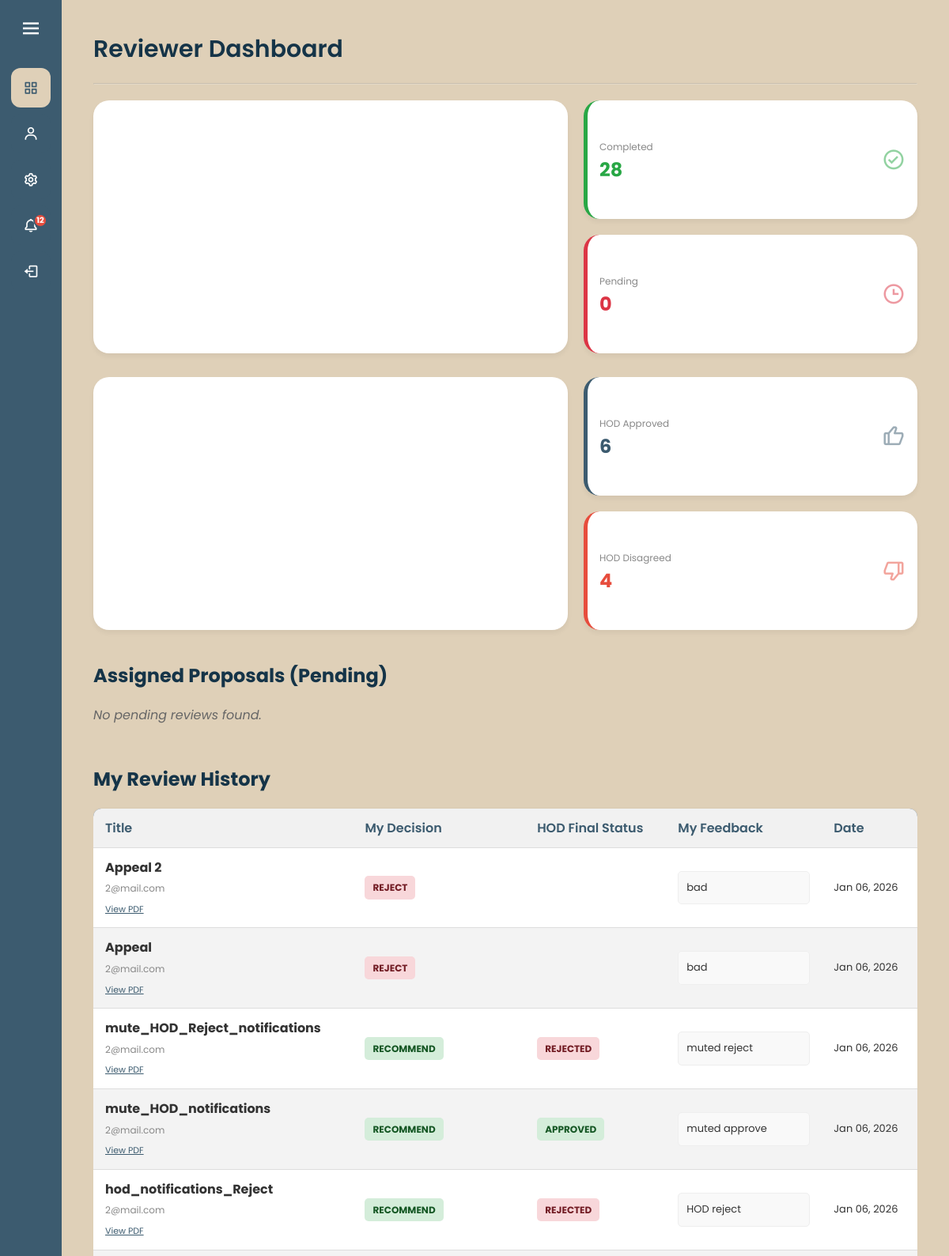
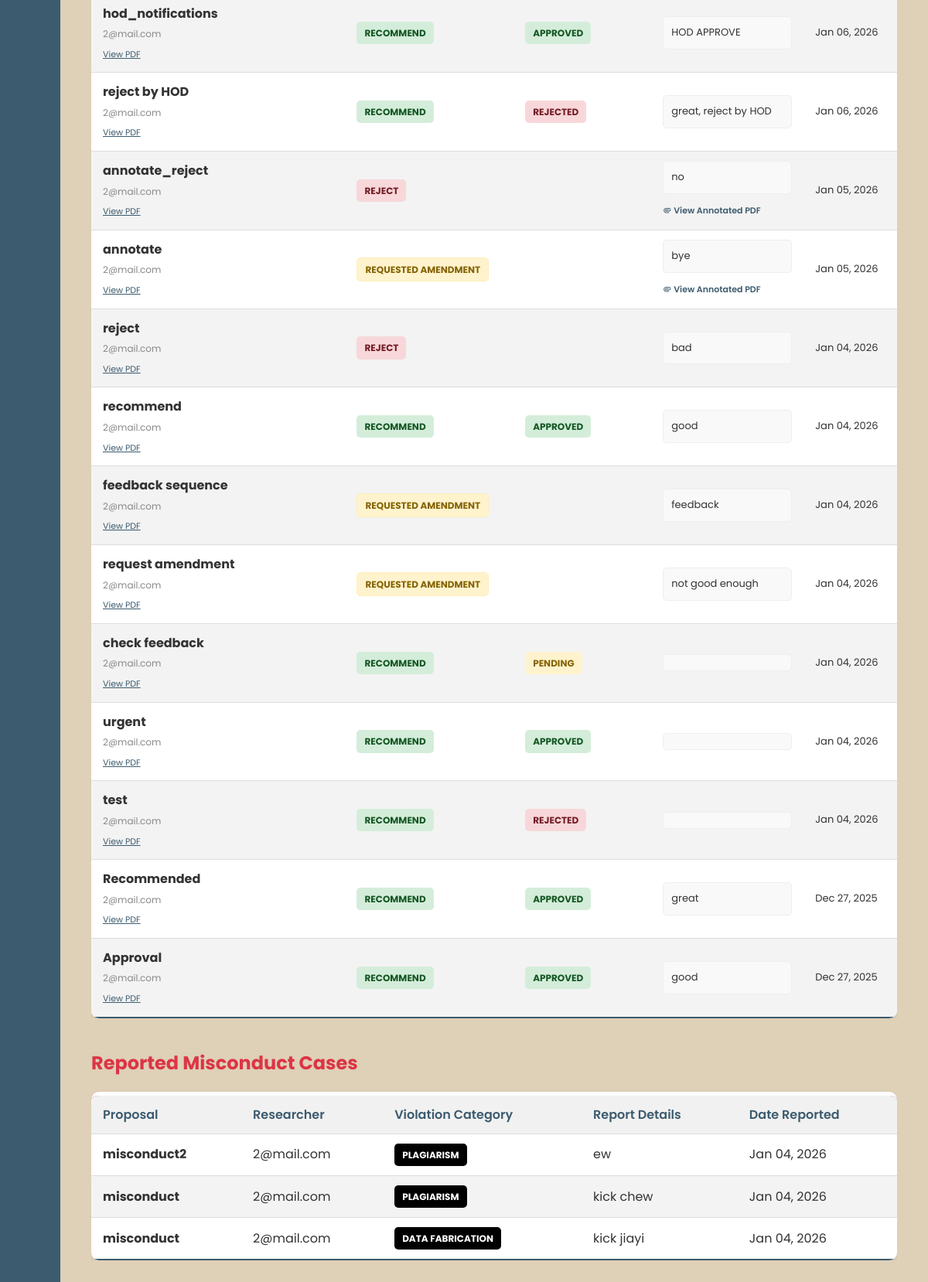
The app's page /reviewer_page.php (signed in) with its own data (2 pictures, top to bottom).
### tables this page shows
CREATE TABLE `reviews` (
  `id` int(11) NOT NULL,
  `reviewer_id` int(11) NOT NULL,
  `proposal_id` int(11) NOT NULL,
  `status` enum('Pending','Completed') DEFAULT 'Pending',
  `assigned_date` date DEFAULT curdate(),
  `type` enum('Proposal','Appeal') DEFAULT 'Proposal',
  `feedback` text DEFAULT NULL,
  `annotated_file` varchar(255) DEFAULT NULL,
  `decision` enum('RECOMMEND','REJECT','AMENDMENT') DEFAULT NULL,
  `review_date` datetime DEFAULT NULL
);

CREATE TABLE `proposals` (
  `id` int(11) NOT NULL,
  `title` varchar(255) NOT NULL,
  `researcher_email` varchar(255) NOT NULL,
  `file_path` varchar(255) NOT NULL,
  `reviewer_email` varchar(255) DEFAULT NULL,
  `status` enum('SUBMITTED','ASSIGNED','PENDING_REVIEW','REQUIRES_AMENDMENT','RESUBMITTED','RECOMMEND','REJECTED','APPROVED','APPEALED','APPEAL_REJECTED','UNDER_INVESTIGATION','PENDING_REASSIGNMENT') DEFAULT NULL,
  `created_at` timestamp NOT NULL DEFAULT current_timestamp(),
  `priority` enum('Normal','High') DEFAULT 'Normal',
  `reviewer_feedback` text DEFAULT NULL
);

CREATE TABLE `misconduct_reports` (
  `id` int(11) NOT NULL,
  `proposal_id` int(11) NOT NULL,
  `reviewer_email` varchar(255) NOT NULL,
  `researcher_email` varchar(255) NOT NULL,
  `category` enum('Plagiarism','Data Fabrication','Falsification','Unethical Conduct','Other') NOT NULL,
  `details` text NOT NULL,
  `status` enum('PENDING','INVESTIGATING','RESOLVED') DEFAULT 'PENDING',
  `created_at` timestamp NOT NULL DEFAULT current_timestamp()
);

### reviewer_page.php (the view, shortened to what this page needs)
<?php
require 'config.php';
$email = $_SESSION['email'];
$user_q = $conn->query("SELECT id FROM users WHERE email = '$email'");
$user_id = $user_q->fetch_assoc()['id'];
$p_stmt = $conn->prepare("SELECT COUNT(*) as count FROM reviews WHERE reviewer_id = ? AND status = 'Pending'");
$p_stmt->bind_param("i", $user_id);
$p_stmt->execute();
$pending_count = $p_stmt->get_result()->fetch_assoc()['count'];
$c_stmt = $conn->prepare("SELECT COUNT(*) as count FROM reviews WHERE reviewer_id = ? AND status = 'Completed'");
$c_stmt->bind_param("i", $user_id);
$c_stmt->execute();
$completed_count = $c_stmt->get_result()->fetch_assoc()['count'];
$hod_app_stmt = $conn->prepare("SELECT COUNT(*) as count FROM reviews r JOIN proposals p ON r.proposal_id = p.id WHERE r.reviewer_id = ? AND r.decision = 'RECOMMEND' AND p.status = 'APPROVED'");
$hod_app_stmt->bind_param("i", $user_id);
$hod_app_stmt->execute();
$hod_approved = $hod_app_stmt->get_result()->fetch_assoc()['count'];
$hod_rej_stmt = $conn->prepare("SELECT COUNT(*) as count FROM reviews r JOIN proposals p ON r.proposal_id = p.id WHERE r.reviewer_id = ? AND r.decision = 'RECOMMEND' AND (p.status = 'REJECTED' OR p.status = 'APPEAL_REJECTED')");
$hod_rej_stmt->bind_param("i", $user_id);
$hod_rej_stmt->execute();
$hod_rejected = $hod_rej_stmt->get_result()->fetch_assoc()['count'];
$query = "SELECT r.id as review_id, p.title, p.file_path, p.researcher_email, r.status, r.type, p.status as proposal_status
          FROM reviews r
          JOIN proposals p ON r.proposal_id = p.id
          WHERE r.reviewer_id = ? AND r.status = 'Pending'";
$stmt = $conn->prepare($query);
$stmt->bind_param("i", $user_id);
$stmt->execute();
$result = $stmt->get_result();
$hist_query = "SELECT r.decision, r.feedback, r.status as review_status, r.review_date, r.annotated_file,
                      p.title, p.researcher_email, p.status as final_status, p.file_path
               FROM reviews r
               JOIN proposals p ON r.proposal_id = p.id
               WHERE r.reviewer_id = ? AND r.status = 'Completed'
               ORDER BY r.review_date DESC";
$hist_stmt = $conn->prepare($hist_query);
$hist_stmt->bind_param("i", $user_id);
$hist_stmt->execute();
$history = $hist_stmt->get_result();
$rep_query = "SELECT m.created_at as review_date, p.title, p.researcher_email, m.category, m.details
              FROM misconduct_reports m
              JOIN proposals p ON m.proposal_id = p.id
              WHERE m.reviewer_email = ?
              ORDER BY m.created_at DESC";
$rep_stmt = $conn->prepare($rep_query);
$rep_stmt->bind_param("s", $email);
$rep_stmt->execute();
$reports = $rep_stmt->get_result();
?>
<!DOCTYPE html>
<html lang="en">
<head>
    <link rel="stylesheet" href="style.css">
    <link href="https://unpkg.com/boxicons@2.1.4/css/boxicons.min.css" rel="stylesheet">
</head>
<body>
    <?php include 'sidebar.php'; ?>
    <section class="home-section">
        <div class="welcome-text">
            Reviewer Dashboard
        </div>
        <hr style="opacity: 0.3; margin: 20px 0;">
        <div style="display: flex; gap: 20px; margin-bottom: 30px;">
            <div class="form-box" style="flex: 2; padding: 0; height: 320px;">
                <div id="work_chart" style="width: 100%; height: 100%;"></div>
            </div>
            <div style="flex: 1; display: flex; flex-direction: column; gap: 20px;">
                <div class="form-box stat-card completed" style="flex: 1;">
                    <div><span>Completed</span><h3><?= $completed_count ?></h3></div>
                    <i class='bx bx-check-circle'></i>
                </div>
                <div class="form-box stat-card pending" style="flex: 1;">
                    <div><span>Pending</span><h3><?= $pending_count ?></h3></div>
                    <i class='bx bx-time'></i>
                </div>
            </div>
        </div>
        <div style="display: flex; gap: 20px; margin-bottom: 40px;">
            <div class="form-box" style="flex: 2; padding: 0; height: 320px;">
                <div id="hod_chart" style="width: 100%; height: 100%;"></div>
            </div>
            <div style="flex: 1; display: flex; flex-direction: column; gap: 20px;">
                <div class="form-box stat-card approved" style="flex: 1;">
                    <div><span>HOD Approved</span><h3><?= $hod_approved ?></h3></div>
                    <i class='bx bx-like'></i>
                </div>
                <div class="form-box stat-card rejected" style="flex: 1;">
                    <div><span>HOD Disagreed</span><h3><?= $hod_rejected ?></h3></div>
                    <i class='bx bx-dislike'></i>
                </div>
            </div>
        </div>
        <h2>Assigned Proposals (Pending)</h2>
        <div class="card-container" style="margin-bottom: 50px;">
            <?php if ($result->num_rows > 0): ?>
                <?php while($row = $result->fetch_assoc()):
                    $is_appeal = ($row['type'] == 'Appeal') || ($row['proposal_status'] == 'APPEALED');
                    $card_style = $is_appeal ? "border-left: 5px solid #dc3545; background: #fff5f5;" : "border-left: 5px solid #3C5B6F;";
                    $badge = $is_appeal ? "<span style='color:white; background:#dc3545; padding:2px 6px; font-size:11px; border-radius:4px; margin-left:10px;'>APPEAL CASE</span>" : "";
                ?>
                    <div class="card" style="width: 300px; padding: 20px; border-radius: 10px; box-shadow: 0 2px 5px rgba(0,0,0,0.1); background: white; <?= $card_style ?>">
                        <div style="display:flex; justify-content:space-between; align-items:start; margin-bottom: 5px;">
                            <h3 style="color: #3C5B6F; font-size: 18px; margin: 0;"><?= htmlspecialchars($row['title']) ?></h3>
                        </div>
                        <div style="margin-bottom: 10px;"><?= $badge ?></div>
                        <p style="color: #666; font-size: 13px; margin-bottom: 15px;">
                            Researcher: <?= htmlspecialchars($row['researcher_email']) ?>
                        </p>
                        <a href="review_proposal.php?review_id=<?= $row['review_id'] ?>"
                           style="display: block; text-align: center; background: #3C5B6F; color: white; padding: 10px; text-decoration: none; border-radius: 5px;">
                           Open & Review
                        </a>
                    </div>
                <?php endwhile; ?>
            <?php else: ?>
                <p style="color: #666; font-style: italic;">No pending reviews found.</p>
            <?php endif; ?>
        </div>
        <h2>My Review History</h2>
        <div style="overflow-x:auto;">
            <table class="styled-table">
                <thead>
                    <tr>
                        <th>Title</th>
                        <th>My Decision</th>
                        <th>HOD Final Status</th>
                        <th>My Feedback</th>
                        <th>Date</th>
                    </tr>
                </thead>
                <tbody>
                    <?php if ($history->num_rows > 0): ?>
                        <?php while($row = $history->fetch_assoc()): ?>
                            <tr>
                                <td>
                                    <strong><?= htmlspecialchars($row['title']) ?></strong><br>
                                    <span style="font-size: 12px; color: #888;"><?= htmlspecialchars($row['researcher_email']) ?></span>
                                    <br>
                                    <a href="<?= $row['file_path'] ?>" target="_blank" style="font-size: 11px; color: #3C5B6F;">View PDF</a>
                                </td>
                                <td>
                                    <?php if($row['review_status'] == 'Reported'): ?>
                                        <span class="status-badge rejected" style="background:#000; color:#fff;">Reported</span>
                                    <?php elseif($row['decision'] == 'AMENDMENT'): ?>
                                        <span class="status-badge requires_amendment">REQUESTED AMENDMENT</span>
                                    <?php else: ?>
                                        <span class="status-badge <?= $row['decision'] == 'RECOMMEND' ? 'approved' : 'rejected' ?>">
                                            <?= $row['decision'] ?>
                                        </span>
                                    <?php endif; ?>
                                </td>
                                <td>
                                    <?php
                                    if($row['review_status'] == 'Reported'): ?>
                                        <span style="color: #888;">Under Investigation</span>
                                    <?php
                                    elseif($row['decision'] == 'AMENDMENT' || $row['decision'] == 'REJECT'): ?>
                                        <span></span>
                                    <?php
                                    elseif ($row['final_status'] == 'RECOMMEND'): ?>
                                        <span class="status-badge assigned">Pending</span>
                                    <?php
                                    else: ?>
                                        <?php $badge_class = strtolower($row['final_status']); ?>
                                        <span class="status-badge <?= $badge_class ?>">
                                            <?= str_replace('_', ' ', $row['final_status']) ?>
                                        </span>
                                    <?php endif; ?>
                                </td>
                                <td>
                                    <div style="background: #f9f9f9; padding: 10px; border-radius: 5px; border: 1px solid #eee; font-size: 13px; max-height: 80px; overflow-y: auto;">
                                        <?= nl2br(htmlspecialchars($row['feedback'])) ?>
                                    </div>
                                    <?php if (!empty($row['annotated_file'])): ?>
                                        <div style="margin-top: 8px;">
                                            <a href="<?= htmlspecialchars($row['annotated_file']) ?>" target="_blank"
                                            style="font-size: 11px; color: #3C5B6F; text-decoration: none; font-weight: 600; display: inline-flex; align-items: center; gap: 3px;">
                                            <i class='bx bx-paperclip'></i> View Annotated PDF
                                            </a>
                                        </div>
                                    <?php endif; ?>
                                </td>
                                <td style="font-size: 13px;">
                                    <?= date('M d, Y', strtotime($row['review_date'])) ?>
                                </td>
                            </tr>
                        <?php endwhile; ?>
                    <?php else: ?>
                        <tr><td colspan="5" style="text-align: center; color: #777;">No history yet.</td></tr>
                    <?php endif; ?>
                </tbody>
            </table>
        </div>
        <h2 style="color: #dc3545; margin-top: 40px;">Reported Misconduct Cases</h2>
        <div style="overflow-x:auto; margin-bottom: 40px;">
            <table class="styled-table" style="border-top: 5px solid #dc3545;">
                <thead>
                    <tr style="background: #dc3545; color: white;">
                        <th>Proposal</th>
                        <th>Researcher</th>
                        <th>Violation Category</th>
                        <th>Report Details</th>
                        <th>Date Reported</th>
                    </tr>
                </thead>
                <tbody>
                    <?php if ($reports->num_rows > 0): ?>
                        <?php while($row = $reports->fetch_assoc()): ?>
                            <tr>
                                <td><strong><?= htmlspecialchars($row['title']) ?></strong></td>
                                <td><?= htmlspecialchars($row['researcher_email']) ?></td>
                                <td>
                                    <span class="status-badge rejected" style="background:#000; color:#fff;">
                                        <?= htmlspecialchars($row['category']) ?>
                                    </span>
                                </td>
                                <td><?= nl2br(htmlspecialchars($row['details'])) ?></td>
                                <td><?= date('M d, Y', strtotime($row['review_date'])) ?></td>
                            </tr>
                        <?php endwhile; ?>
                    <?php endif; ?>
                </tbody>
            </table>
        </div>
    </section>
</body>
</html>

### records on screen
reviews: proposal.title "Appeal 2", proposal.researcher_email "2@mail.com", decision "REJECT", feedback "bad", review_date "Jan 06, 2026"
reviews: proposal.title "Appeal", proposal.researcher_email "2@mail.com", decision "REJECT", feedback "bad", review_date "Jan 06, 2026"
reviews: proposal.title "mute_HOD_Reject_notifications", proposal.researcher_email "2@mail.com", decision "RECOMMEND", proposal.status "REJECTED", feedback "muted reject", review_date "Jan 06, 2026"
reviews: proposal.title "mute_HOD_notifications", proposal.researcher_email "2@mail.com", decision "RECOMMEND", proposal.status "APPROVED", feedback "muted approve", review_date "Jan 06, 2026"
reviews: proposal.title "hod_notifications_Reject", proposal.researcher_email "2@mail.com", decision "RECOMMEND", proposal.status "REJECTED", feedback "HOD reject", review_date "Jan 06, 2026"
reviews: proposal.title "hod_notifications", proposal.researcher_email "2@mail.com", decision "RECOMMEND", proposal.status "APPROVED", feedback "HOD APPROVE", review_date "Jan 06, 2026"
reviews: proposal.title "reject by HOD", proposal.researcher_email "2@mail.com", decision "RECOMMEND", proposal.status "REJECTED", feedback "great, reject by HOD", review_date "Jan 06, 2026"
reviews: proposal.title "annotate_reject", proposal.researcher_email "2@mail.com", decision "REJECT", feedback "no", review_date "Jan 05, 2026"
reviews: proposal.title "annotate", proposal.researcher_email "2@mail.com", status "REQUESTED AMENDMENT", feedback "bye", review_date "Jan 05, 2026"
reviews: proposal.title "reject", proposal.researcher_email "2@mail.com", decision "REJECT", feedback "bad", review_date "Jan 04, 2026"
reviews: proposal.title "recommend", proposal.researcher_email "2@mail.com", decision "RECOMMEND", proposal.status "APPROVED", feedback "good", review_date "Jan 04, 2026"
reviews: proposal.title "feedback sequence", proposal.researcher_email "2@mail.com", status "REQUESTED AMENDMENT", feedback "feedback", review_date "Jan 04, 2026"
reviews: proposal.title "request amendment", proposal.researcher_email "2@mail.com", status "REQUESTED AMENDMENT", feedback "not good enough", review_date "Jan 04, 2026"
reviews: proposal.title "check feedback", proposal.researcher_email "2@mail.com", decision "RECOMMEND", status "PENDING", review_date "Jan 04, 2026"
reviews: proposal.title "urgent", proposal.researcher_email "2@mail.com", decision "RECOMMEND", proposal.status "APPROVED", review_date "Jan 04, 2026"
reviews: proposal.title "test", proposal.researcher_email "2@mail.com", decision "RECOMMEND", proposal.status "REJECTED", review_date "Jan 04, 2026"
reviews: proposal.title "Recommended", proposal.researcher_email "2@mail.com", decision "RECOMMEND", proposal.status "APPROVED", feedback "great", review_date "Dec 27, 2025"
reviews: proposal.title "Approval", proposal.researcher_email "2@mail.com", decision "RECOMMEND", proposal.status "APPROVED", feedback "good", review_date "Dec 27, 2025"
misconduct_reports: proposal.title "misconduct2", proposal.researcher_email "2@mail.com", category "PLAGIARISM", details "ew", created_at "Jan 04, 2026"
misconduct_reports: proposal.title "misconduct", proposal.researcher_email "2@mail.com", category "PLAGIARISM", details "kick chew", created_at "Jan 04, 2026"
misconduct_reports: proposal.title "misconduct", proposal.researcher_email "2@mail.com", category "DATA FABRICATION", details "kick jiayi", created_at "Jan 04, 2026"

### other values on screen
$unread_count "12"
$completed_count "28"
$pending_count "0"
$hod_approved "6"
$hod_rejected "4"
